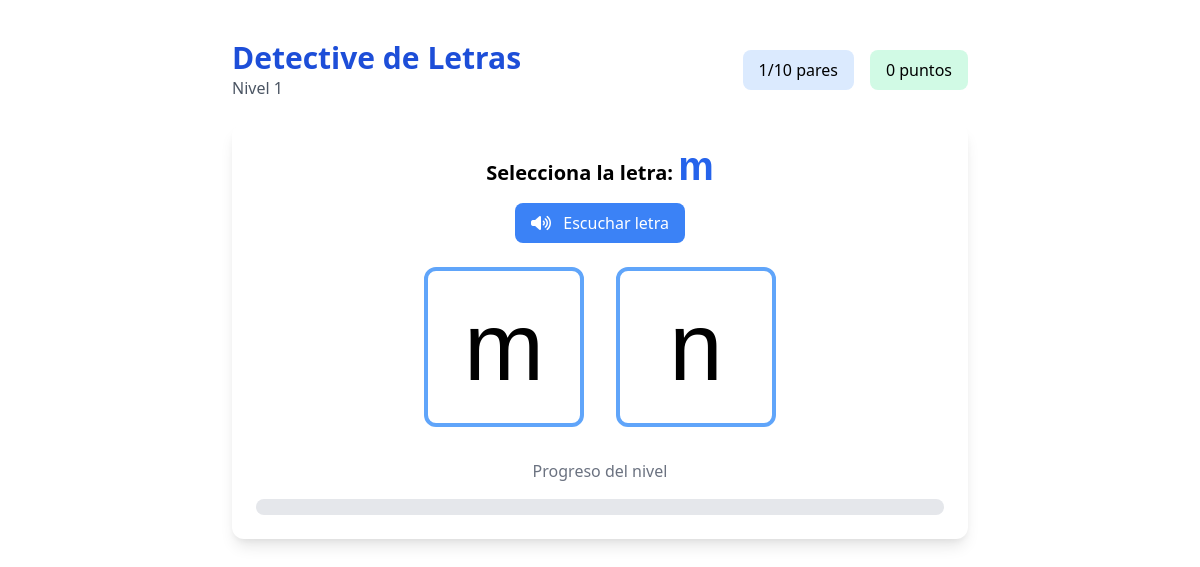
Before: /games/letter-detective/index.php (signed in) with the older database file.
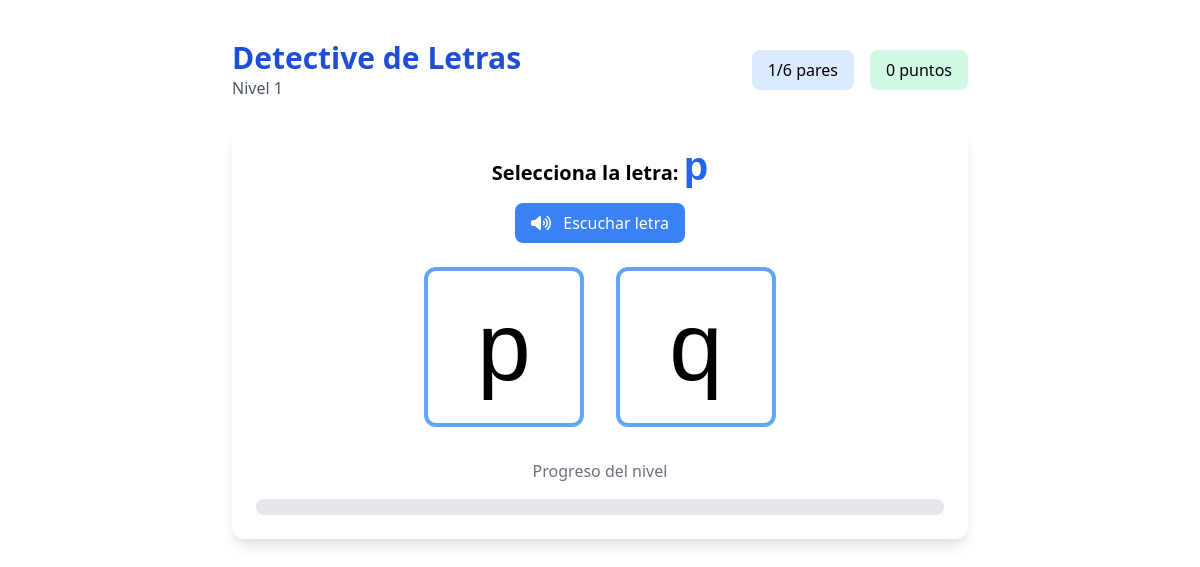
After: the same page with the newer database file.
### tables this page shows
CREATE TABLE `letter_pairs` (
  `id` int(11) NOT NULL,
  `pair_set` varchar(10) NOT NULL,
  `letter1` char(1) NOT NULL,
  `letter2` char(1) NOT NULL,
  `correct_letter` char(1) NOT NULL,
  `difficulty` enum('easy','medium','hard') DEFAULT 'easy'
);

### games/letter-detective/index.php (called while the page is built, shortened)
<?php
require_once '../../includes/auth.php';
$level = $_GET['level'] ?? 1;
$difficulty = 'easy';
$stmt = $db->prepare("SELECT * FROM letter_pairs WHERE difficulty = ? ORDER BY RAND() LIMIT 10");
$stmt->bind_param("s", $difficulty);
$stmt->execute();
$letter_pairs = $stmt->get_result()->fetch_all(MYSQLI_ASSOC);
$game_data = [
    'level' => $level,
    'pairs' => $letter_pairs,
    'lives' => 3,
    'score' => 0,
    'current_pair' => 0
];
include 'view.php';

### games/letter-detective/view.php (the view, shortened to what this page needs)
<div class="max-w-3xl mx-auto px-4 py-10">
    <div class="game-header flex justify-between items-center mb-6">
        <div>
            <h1 class="text-2xl sm:text-3xl font-bold text-blue-700">Detective de Letras</h1>
            <p class="text-gray-600">Nivel <?= $game_data['level'] ?></p>
        </div>
        <div class="stats flex gap-4">
            <div class="bg-blue-100 px-4 py-2 rounded-lg">
                <span id="current-pair">1</span>/<?= count($game_data['pairs']) ?> pares
            </div>
            <div class="bg-green-100 px-4 py-2 rounded-lg">
                <span id="score">0</span> puntos
            </div>
        </div>
    </div>
    <div class="game-container bg-white rounded-xl shadow-lg p-6 mb-8">
        <h2 class="text-xl font-bold text-center mb-4">Selecciona la letra:
            <span id="target-letter" class="text-3xl text-blue-600"><?= $game_data['pairs'][0]['correct_letter'] ?></span>
        </h2>
        <div class="text-center mb-6">
            <button id="speech-btn" class="bg-blue-500 text-white px-4 py-2 rounded-lg">
                <i class="fas fa-volume-up mr-2"></i> Escuchar letra
            </button>
        </div>
        <div class="letters flex justify-center gap-8 mb-8">
            <button class="letter-btn text-8xl w-40 h-40 border-4 border-blue-400 rounded-xl bg-white hover:bg-blue-50 transition"
                     data-letter="<?= $game_data['pairs'][0]['letter1'] ?>">
                <?= $game_data['pairs'][0]['letter1'] ?>
            </button>
            <button class="letter-btn text-8xl w-40 h-40 border-4 border-blue-400 rounded-xl bg-white hover:bg-blue-50 transition"
                     data-letter="<?= $game_data['pairs'][0]['letter2'] ?>">
                <?= $game_data['pairs'][0]['letter2'] ?>
            </button>
        </div>
        <div class="text-center">
            <p class="text-gray-500 mb-4">Progreso del nivel</p>
            <div class="w-full bg-gray-200 rounded-full h-4 overflow-hidden">
            </div>
        </div>
    </div>
</div>
<?php
$content = ob_get_clean();
include '../../includes/game_layout.php';
?>

### includes/game_layout.php (shortened to what this page needs)
<!DOCTYPE html>
<html lang="en">
<head>
    <link href="https://cdn.jsdelivr.net/npm/tailwindcss@2.2.19/dist/tailwind.min.css" rel="stylesheet">
    <link rel="stylesheet" href="https://cdnjs.cloudflare.com/ajax/libs/font-awesome/6.4.0/css/all.min.css">
</head>
<body>
    <?= $content ?>
</body>
</html>

### games/letter-detective/view.php (style rules this page uses)
.letter-btn { font-family: 'OpenDyslexic', sans-serif; cursor: pointer; transition: all 0.3s; }
#target-letter { font-family: 'OpenDyslexic', sans-serif; font-size: 2.5rem; }

Changed rows visible on the page:
changed letter_pairs: correct_letter "m" → "p"; letter1 "m" → "p"; letter2 "n" → "q"
Other visible differences:
count($game_data['pairs']): "10" → "6"
